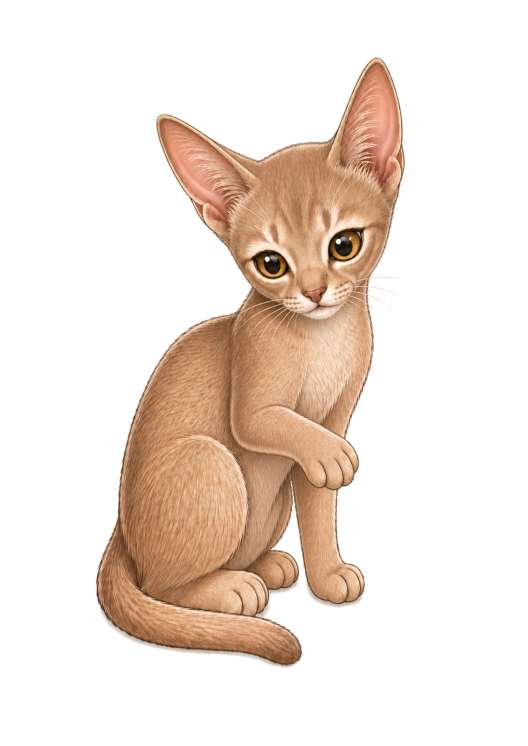
#> input picture processed_assets/cat/grooming/grooming_000.png, 1055 x 1491 px, found by its file name (shown at 1/2 size); its folder holds 4 pictures in this run
$ python prepare_grooming_assets.py
#> lines starting #> are read from the running program, lines starting #| are printed output that depends on the picture
#!/usr/bin/env python3
"""
Prepare MochiCat grooming frames as true-transparent RGBA PNGs.

The input grooming frames currently use a baked light checkerboard background.
This script removes only edge-connected, background-like pixels, preserves the
cat artwork, writes verification metadata, generates color-background previews,
and copies validated PNGs into the renderer asset tree.
"""

from __future__ import annotations

from dataclasses import dataclass
from pathlib import Path
import shutil

import numpy as np
from PIL import Image, ImageDraw, ImageFilter, ImageFont
from scipy.ndimage import binary_dilation, label as nd_label


REPO_ROOT = Path(__file__).resolve().parent.parent
SOURCE_EXTENSIONS = (".png", ".jpg", ".jpeg", ".webp")
FRAME_NAMES = [f"grooming_{idx:03d}" for idx in range(4)]

PROCESSED_DIR = REPO_ROOT / "processed_assets" / "cat" / "grooming"
FINAL_DIR = REPO_ROOT / "mochi-cat" / "src" / "assets" / "cat" / "grooming"
REPORT_PATH = REPO_ROOT / "processed_assets" / "grooming_asset_report.txt"
PREVIEW_DIR = REPO_ROOT / "processed_assets" / "previews"

PREVIEW_BACKGROUNDS = {
    "black": (0, 0, 0),
    "green": (0, 190, 70),
    "magenta": (230, 0, 210),
    "blue": (0, 96, 220),
}


@dataclass
class FrameReport:
    filename: str
    source_path: Path
    output_path: Path
    final_path: Path
    image_size: tuple[int, int]
    source_mode: str
    output_mode: str
    source_has_alpha: bool
    has_alpha: bool
    transparent_ratio: float
    semi_transparent_ratio: float
    alpha_bbox: tuple[int, int, int, int] | None
    margins: tuple[int, int, int, int] | None
    touches_edge: bool
    source_checkerboard_suspected: bool
    checkerboard_suspected: bool
    source_top_gray_band_suspected: bool
    top_gray_band_suspected: bool
    pass_fail: bool


def find_source(frame_name: str) -> Path:
#> in process_frames, source is the input picture: PIL image 1055x1491 RGBA; mean R, G, B, A 236.1, 222.9, 213.6, 70.8
#> in process_frames, `source_has_alpha = has_alpha_channel(source)`: source_has_alpha = True
    matches = [REPO_ROOT / f"{frame_name}{ext}" for ext in SOURCE_EXTENSIONS]
    existing = [path for path in matches if path.exists()]
    if not existing:
        allowed = ", ".join(f"{frame_name}{ext}" for ext in SOURCE_EXTENSIONS)
        raise FileNotFoundError(f"Missing grooming source. Expected one of: {allowed}")
    return existing[0]


def has_alpha_channel(img: Image.Image) -> bool:
    return img.mode in {"RGBA", "LA"} or "transparency" in img.info


def alpha_bbox(alpha: np.ndarray) -> tuple[int, int, int, int] | None:
    ys, xs = np.where(alpha > 8)
    if len(xs) == 0:
        return None
    return int(xs.min()), int(ys.min()), int(xs.max()) + 1, int(ys.max()) + 1


# [25 lines left out: functions edge_connected, border_rgb, not called in this run]


def suspect_checkerboard(img: Image.Image) -> bool:
    rgba = img.convert("RGBA")
    alpha = np.array(rgba.getchannel("A"))
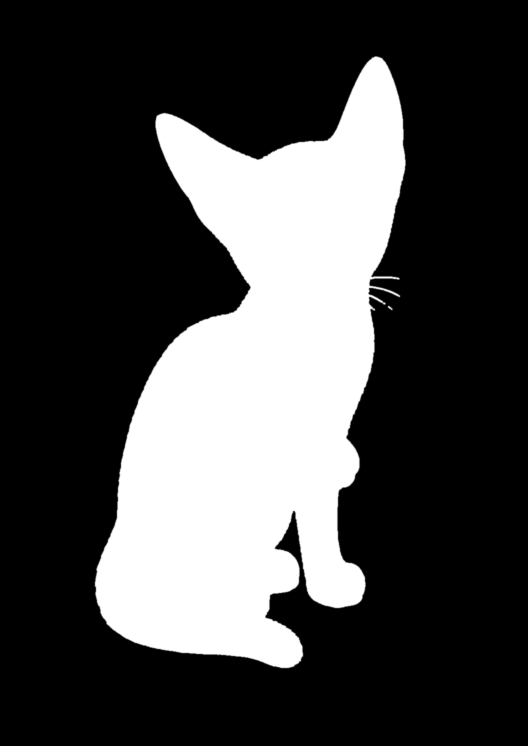
#> alpha: shape (1491, 1055) (shown at 1/2 size); min 0, max 255, mean 70.8
#> in process_frames, `source_checkerboard = suspect_checkerboard(source)`: source_checkerboard = False
    border_alpha = np.concatenate(
        [
            alpha[:8, :].ravel(),
            alpha[-8:, :].ravel(),
            alpha[:, :8].ravel(),
            alpha[:, -8:].ravel(),
        ]
    )
    if float((border_alpha > 8).mean()) < 0.01:
        return False

    rgb = np.array(rgba.convert("RGB"))
    border = border_rgb(rgb, width=12)
    ch_min = border.min(axis=1)
    ch_std = border.std(axis=1)
    light_neutral = (ch_min > 225) & (ch_std < 10)
    if float(light_neutral.mean()) < 0.60:
        return False

    rounded = (border[light_neutral] // 4) * 4
    unique = np.unique(rounded, axis=0)
    return len(unique) >= 3


def suspect_top_gray_band(img: Image.Image) -> bool:
    rgba = img.convert("RGBA")
    arr = np.array(rgba)
    alpha = arr[:, :, 3]
    rgb = arr[:, :, :3]
    h = alpha.shape[0]
#> h = 1491
    top_h = min(36, h)
#> top_h = 36

    top_alpha = alpha[:top_h, :] > 8
#> top_alpha: shape (36, 1055) bool; every value is 0
#> in process_frames, `source_top_band = suspect_top_gray_band(source)`: source_top_band = False
    if float(top_alpha.mean()) < 0.10:
        return False

    top_rgb = rgb[:top_h, :, :]
    ch_min = top_rgb.min(axis=2)
    ch_std = top_rgb.std(axis=2)
    neutral_gray = (ch_min > 190) & (ch_std < 14)
    row_coverage = neutral_gray.mean(axis=1)
    return bool((row_coverage > 0.45).any())


def clean_to_true_rgba(src_path: Path) -> Image.Image:
    src = Image.open(src_path)
    rgba = src.convert("RGBA")
    arr = np.array(rgba)
    rgb = arr[:, :, :3].astype(np.int16)
    alpha = arr[:, :, 3]

    if has_alpha_channel(src):
        border_alpha = np.concatenate(
            [
                alpha[:12, :].ravel(),
                alpha[-12:, :].ravel(),
                alpha[:, :12].ravel(),
                alpha[:, -12:].ravel(),
            ]
        )
        if float((border_alpha > 8).mean()) < 0.002 and float((alpha == 0).mean()) > 0.20:
            return rgba

    border = border_rgb(rgb, width=18)
    bg_color = np.median(border, axis=0)
    dist_from_bg = np.linalg.norm(rgb - bg_color, axis=2)
    ch_min = rgb.min(axis=2)
    ch_max = rgb.max(axis=2)
    ch_std = rgb.std(axis=2)
    ch_range = ch_max - ch_min

    # The fake transparency is very light and neutral. Include sampled border
    # colors plus generic white/gray candidates so subtle gradients are removed.
    near_sampled_bg = dist_from_bg <= 34
    light_neutral = (ch_min >= 226) & (ch_std <= 16)
    very_light = (ch_min >= 238) & (ch_range <= 28)
    background_candidate = near_sampled_bg | light_neutral | very_light

    # Protect warm/dark/textured cat pixels, then expand that protection just
    # enough to keep anti-aliased fur, whiskers, paw edges, and facial details.
    warm_fur_or_line = ((rgb[:, :, 0] - rgb[:, :, 2]) > 16) & (ch_max < 252)
    textured_or_dark = (ch_range > 24) | (ch_max < 222) | (dist_from_bg > 42)
    foreground_core = warm_fur_or_line | textured_or_dark
    protected = binary_dilation(foreground_core, structure=np.ones((5, 5), dtype=bool))
    background_candidate &= ~protected

    background = edge_connected(background_candidate, border_width=3)
    background = binary_dilation(background, structure=np.ones((3, 3), dtype=bool))

    new_alpha = np.where(background, 0, 255).astype(np.uint8)

    # Remove tiny source artifacts that survived as foreground on the canvas
    # edge. The actual cat has large margins in these frames, so only very
    # small edge-touching components are treated as dirt.
    foreground_labels, _ = nd_label(new_alpha > 8)
    edge_labels: set[int] = set()
    edge_labels.update(foreground_labels[0, :].ravel().tolist())
    edge_labels.update(foreground_labels[-1, :].ravel().tolist())
    edge_labels.update(foreground_labels[:, 0].ravel().tolist())
    edge_labels.update(foreground_labels[:, -1].ravel().tolist())
    edge_labels.discard(0)
    max_artifact_area = int(new_alpha.size * 0.002)
    for label_id in edge_labels:
        component = foreground_labels == label_id
        if int(component.sum()) <= max_artifact_area:
            new_alpha[component] = 0

    alpha_image = Image.fromarray(new_alpha, mode="L")
    edge_image = alpha_image.filter(ImageFilter.FIND_EDGES)
    edge = np.array(edge_image) > 10
    blend_zone = binary_dilation(edge, structure=np.ones((5, 5), dtype=bool))
    feathered = np.array(alpha_image.filter(ImageFilter.GaussianBlur(radius=0.9)))
    new_alpha[blend_zone] = feathered[blend_zone]

    out = arr.copy()
    out[:, :, 3] = new_alpha
    return Image.fromarray(out, mode="RGBA")


def inspect_output(
    filename: str,
    source_path: Path,
    output_path: Path,
    final_path: Path,
    source_mode: str,
    source_has_alpha: bool,
    source_checkerboard: bool,
    source_top_band: bool,
) -> FrameReport:
#> called with filename = 'grooming_000.png', source_mode = 'RGBA', source_has_alpha = True, source_checkerboard = False, source_top_band = False
    img = Image.open(output_path)
    rgba = img.convert("RGBA")
    alpha = np.array(rgba.getchannel("A"))
    h, w = alpha.shape
#> h = 1491; w = 1055
    total = h * w
#> total = 1573005

    bbox = alpha_bbox(alpha)
#> bbox = (188, 111, 813, 1338)
    margins = None
    if bbox is not None:
        left, top, right, bottom = bbox
#> left = 188; top = 111; right = 813; bottom = 1338
        margins = (top, h - bottom, left, w - right)
#> margins = (111, 153, 188, 242)

    touches_edge = bool(
        (alpha[0, :] > 8).any()
        or (alpha[-1, :] > 8).any()
        or (alpha[:, 0] > 8).any()
        or (alpha[:, -1] > 8).any()
    )
#> touches_edge = False

    output_checkerboard = suspect_checkerboard(rgba)
#> output_checkerboard = False
    output_top_band = suspect_top_gray_band(rgba)
#> output_top_band = False
    transparent_ratio = float((alpha == 0).sum()) / total
#> transparent_ratio = 0.715
    semi_transparent_ratio = float(((alpha > 0) & (alpha < 255)).sum()) / total
#> semi_transparent_ratio = 0.0146
    output_has_alpha = has_alpha_channel(img)
#> output_has_alpha = True

    passed = (
        output_has_alpha
        and rgba.mode == "RGBA"
        and transparent_ratio > 0.20
        and bbox is not None
        and not touches_edge
        and not output_checkerboard
        and not output_top_band
    )
#> passed = True

    return FrameReport(
        filename=filename,
        source_path=source_path,
        output_path=output_path,
        final_path=final_path,
        image_size=(w, h),
        source_mode=source_mode,
        output_mode=rgba.mode,
        source_has_alpha=source_has_alpha,
        has_alpha=output_has_alpha,
        transparent_ratio=transparent_ratio,
        semi_transparent_ratio=semi_transparent_ratio,
        alpha_bbox=bbox,
        margins=margins,
        touches_edge=touches_edge,
        source_checkerboard_suspected=source_checkerboard,
        checkerboard_suspected=output_checkerboard,
        source_top_gray_band_suspected=source_top_band,
        top_gray_band_suspected=output_top_band,
        pass_fail=passed,
    )


def process_frames() -> list[FrameReport]:
    PROCESSED_DIR.mkdir(parents=True, exist_ok=True)
    FINAL_DIR.mkdir(parents=True, exist_ok=True)

    reports: list[FrameReport] = []
    for frame_name in FRAME_NAMES:
        source_path = find_source(frame_name)
        source = Image.open(source_path)
        source_mode = source.mode
        source_has_alpha = has_alpha_channel(source)
        source_checkerboard = suspect_checkerboard(source)
        source_top_band = suspect_top_gray_band(source)

        output_path = PROCESSED_DIR / f"{frame_name}.png"
        final_path = FINAL_DIR / f"{frame_name}.png"
        cleaned = clean_to_true_rgba(source_path)
        cleaned.save(output_path, format="PNG")

        report = inspect_output(
            filename=f"{frame_name}.png",
            source_path=source_path,
            output_path=output_path,
            final_path=final_path,
            source_mode=source_mode,
            source_has_alpha=source_has_alpha,
            source_checkerboard=source_checkerboard,
            source_top_band=source_top_band,
        )
        reports.append(report)
#> pass 2 of the loop in process_frames, `for frame_name in FRAME_NAMES:`:
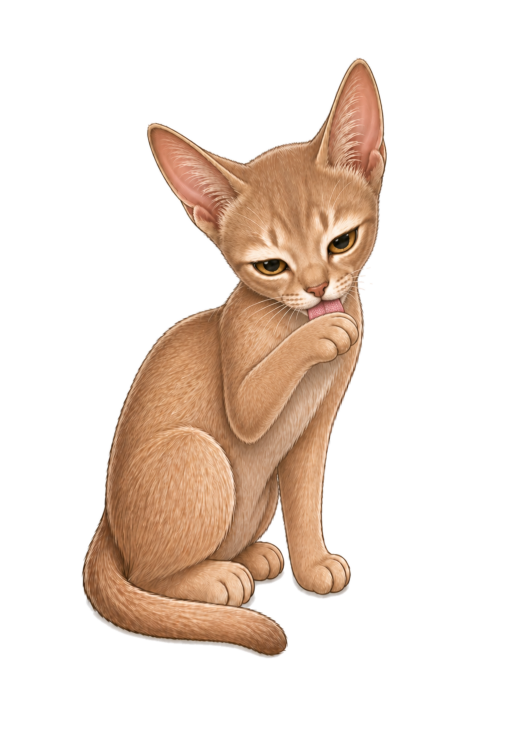
#> input picture processed_assets/cat/grooming/grooming_001.png, 1055 x 1491 px, found by its file name (shown at 1/2 size)
#> in process_frames, source is the input picture: PIL image 1055x1491 RGBA; mean R, G, B, A 235, 221.7, 212.2, 68.4
#> in suspect_checkerboard (call 3), `alpha = np.array(rgba.getchannel("A"))`:
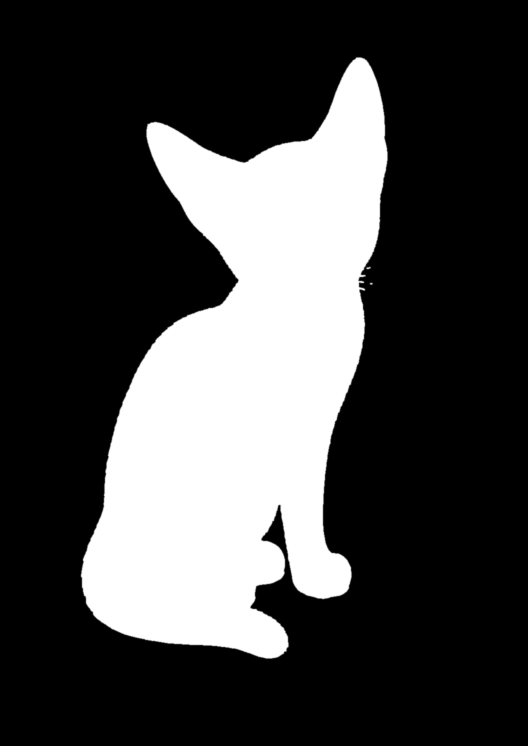
#> alpha: shape (1491, 1055) (shown at 1/2 size); min 0, max 255, mean 68.4
#> pass 3 of the loop in process_frames, `for frame_name in FRAME_NAMES:`:
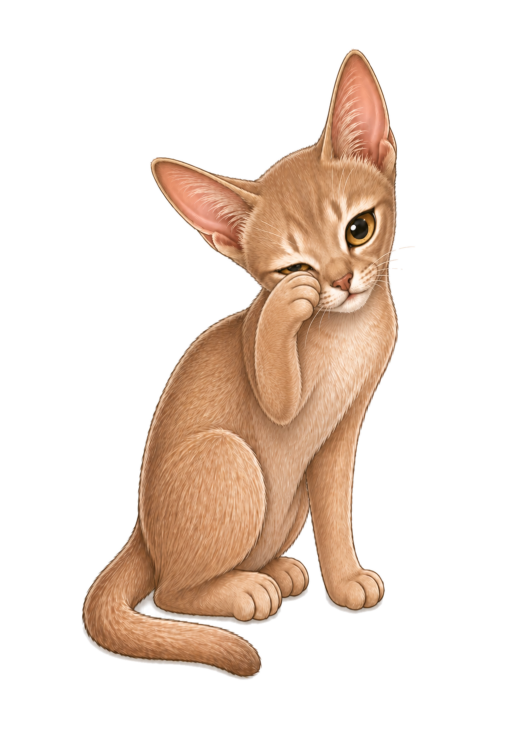
#> input picture processed_assets/cat/grooming/grooming_002.png, 1055 x 1491 px, found by its file name (shown at 1/2 size)
#> in process_frames, source is the input picture: PIL image 1055x1491 RGBA; mean R, G, B, A 236.9, 222.8, 212.9, 71.2
#> in suspect_checkerboard (call 5), `alpha = np.array(rgba.getchannel("A"))`:
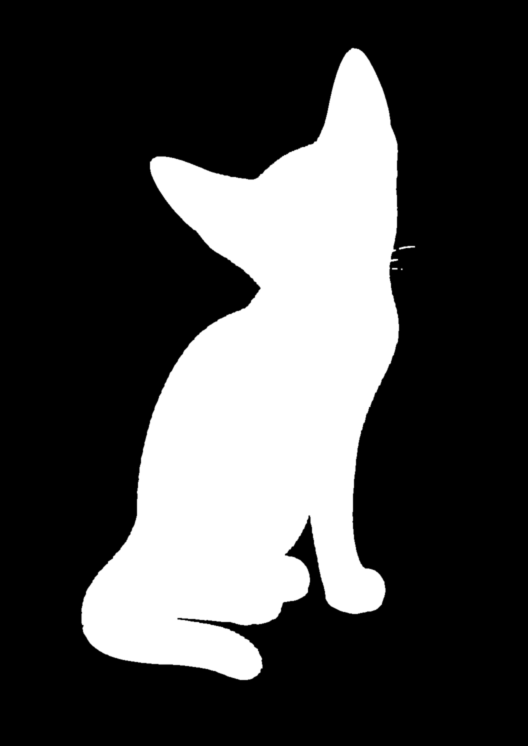
#> alpha: shape (1491, 1055) (shown at 1/2 size); min 0, max 255, mean 71.2
#> the loop made 4 passes; the first 3 are shown

    if all(report.pass_fail for report in reports):
        for report in reports:
            shutil.copy2(report.output_path, report.final_path)

    return reports


def write_report(reports: list[FrameReport]) -> None:
    REPORT_PATH.parent.mkdir(parents=True, exist_ok=True)
    lines = [
        "MochiCat Grooming Asset Report",
        "=" * 72,
        "",
    ]

    for report in reports:
        margins = report.margins
        lines.extend(
            [
                f"filename: {report.filename}",
                f"source file path: {report.source_path}",
                f"output file path: {report.output_path}",
                f"final asset path: {report.final_path}",
                f"image size: {report.image_size[0]}x{report.image_size[1]}",
                f"source mode: {report.source_mode}",
                f"mode: {report.output_mode}",
                f"source has alpha: {'yes' if report.source_has_alpha else 'no'}",
                f"has alpha: {'yes' if report.has_alpha else 'no'}",
                f"transparent pixel ratio: {report.transparent_ratio:.4f}",
                f"semi-transparent pixel ratio: {report.semi_transparent_ratio:.4f}",
                f"alpha bounding box: {report.alpha_bbox}",
                f"top margin: {margins[0] if margins else 'n/a'}",
                f"bottom margin: {margins[1] if margins else 'n/a'}",
                f"left margin: {margins[2] if margins else 'n/a'}",
                f"right margin: {margins[3] if margins else 'n/a'}",
                f"non-transparent pixels touching edge: {'yes' if report.touches_edge else 'no'}",
                f"source checkerboard suspected: {'yes' if report.source_checkerboard_suspected else 'no'}",
                f"checkerboard suspected: {'yes' if report.checkerboard_suspected else 'no'}",
                f"source top gray band suspected: {'yes' if report.source_top_gray_band_suspected else 'no'}",
                f"top gray band suspected: {'yes' if report.top_gray_band_suspected else 'no'}",
                f"pass/fail: {'PASS' if report.pass_fail else 'FAIL'}",
                "-" * 72,
            ]
        )

    pass_count = sum(1 for report in reports if report.pass_fail)
    fail_count = len(reports) - pass_count
    lines.extend(
        [
            "",
            f"Summary: {pass_count} PASS / {fail_count} FAIL / {len(reports)} total",
            (
                "Validated files copied to src/assets/cat/grooming."
                if fail_count == 0
                else "One or more files failed validation; final asset copy skipped."
            ),
        ]
    )
    REPORT_PATH.write_text("\n".join(lines) + "\n", encoding="utf-8")


def generate_previews(reports: list[FrameReport]) -> None:
    PREVIEW_DIR.mkdir(parents=True, exist_ok=True)

    thumb_w = 210
    thumb_h = 260
    label_h = 24
    pad = 14
    cols = len(reports)
    sheet_w = cols * thumb_w + (cols + 1) * pad
    sheet_h = thumb_h + label_h + 2 * pad
    font = ImageFont.load_default()

    for name, bg in PREVIEW_BACKGROUNDS.items():
        sheet = Image.new("RGB", (sheet_w, sheet_h), bg)
#> sheet: PIL image 910x312 RGB; every value is 0
        draw = ImageDraw.Draw(sheet)
        label_fill = (255, 255, 255) if sum(bg) < 300 else (20, 20, 20)

        for idx, report in enumerate(reports):
            img = Image.open(report.output_path).convert("RGBA")
            img.thumbnail((thumb_w, thumb_h), Image.Resampling.LANCZOS)
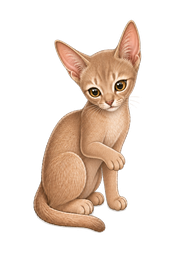
#> img: PIL image 184x260 RGBA; mean R, G, B, A 60, 46.7, 37.1, 70.8; transparent parts drawn white
            cell_x = pad + idx * (thumb_w + pad)
            cell_y = pad
            x = cell_x + (thumb_w - img.width) // 2
            y = cell_y + (thumb_h - img.height) // 2
#> y = 14
            patch = Image.new("RGBA", img.size, (*bg, 255))
            composed = Image.alpha_composite(patch, img)
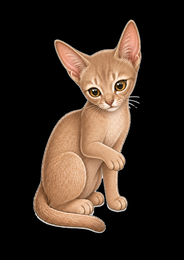
#> composed: PIL image 184x260 RGBA; mean R, G, B, A 54.6, 41.5, 32.1, 255
            sheet.paste(composed.convert("RGB"), (x, y))
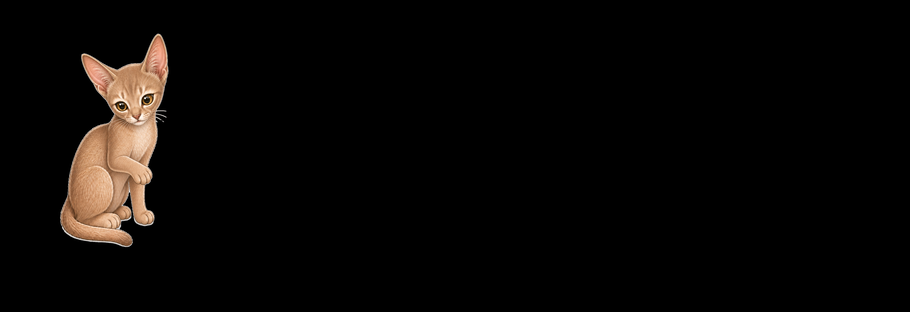
#> sheet: PIL image 910x312 RGB; mean R, G, B 9.2, 7, 5.4
            draw.text((cell_x, cell_y + thumb_h + 4), report.filename, fill=label_fill, font=font)

        sheet.save(PREVIEW_DIR / f"grooming_on_{name}.png", format="PNG")
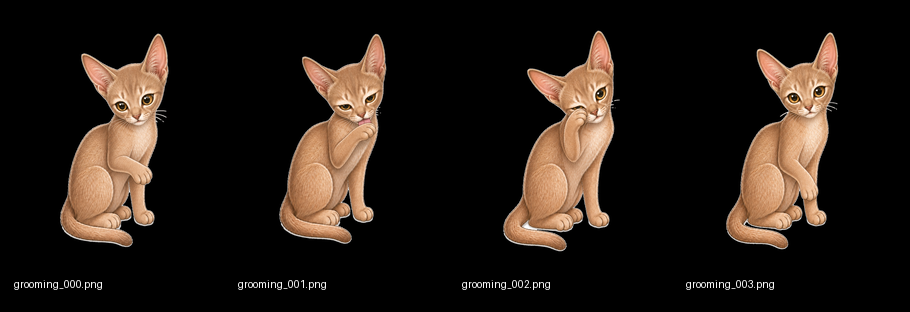
#> saved as grooming_on_black.png: PIL image 910x312 RGB; mean R, G, B 37.1, 28, 21.5
#> pass 2 of the loop in generate_previews, `for name, bg in PREVIEW_BACKGROUNDS.items():`:
#> in generate_previews, `sheet.save(PREVIEW_DIR / f"grooming_on_{name}.png", format="PNG")`:
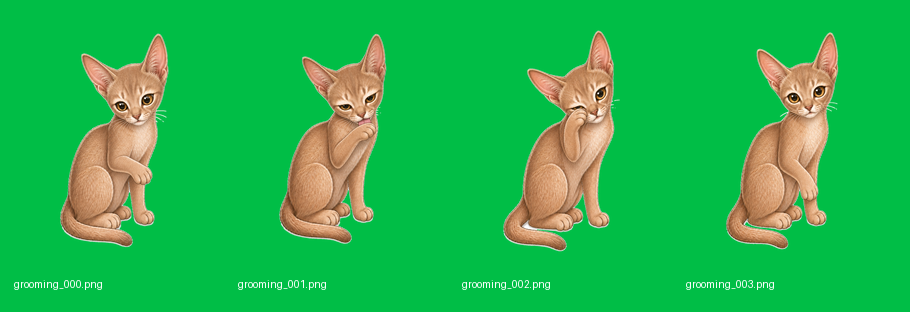
#> saved as grooming_on_green.png: PIL image 910x312 RGB; mean R, G, B 37.1, 182.4, 78.4
#> pass 3 of the loop in generate_previews, `for name, bg in PREVIEW_BACKGROUNDS.items():`:
#> in generate_previews, `sheet.save(PREVIEW_DIR / f"grooming_on_{name}.png", format="PNG")`:
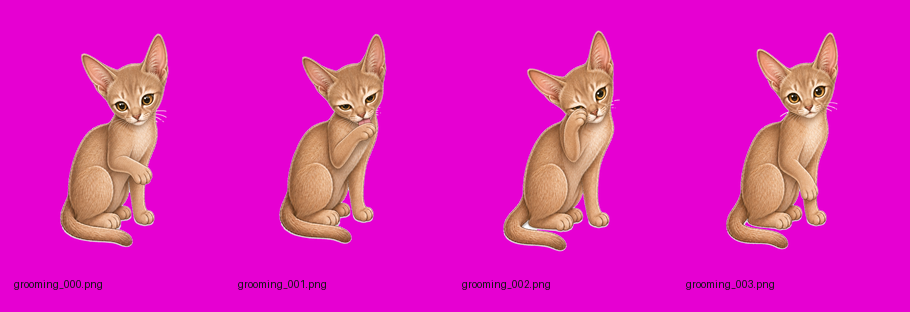
#> saved as grooming_on_magenta.png: PIL image 910x312 RGB; mean R, G, B 223.2, 27.3, 191.4
#> the loop made 4 passes; the first 3 are shown


def main() -> int:
    reports = process_frames()
    write_report(reports)
    generate_previews(reports)

    for report in reports:
        status = "PASS" if report.pass_fail else "FAIL"
        print(f"{report.filename}: {status}")
    print(f"report: {REPORT_PATH.relative_to(REPO_ROOT)}")
    print(f"previews: {PREVIEW_DIR.relative_to(REPO_ROOT)}/grooming_on_*.png")

    return 0 if all(report.pass_fail for report in reports) else 1


if __name__ == "__main__":
    raise SystemExit(main())
#> (the program exits here)
